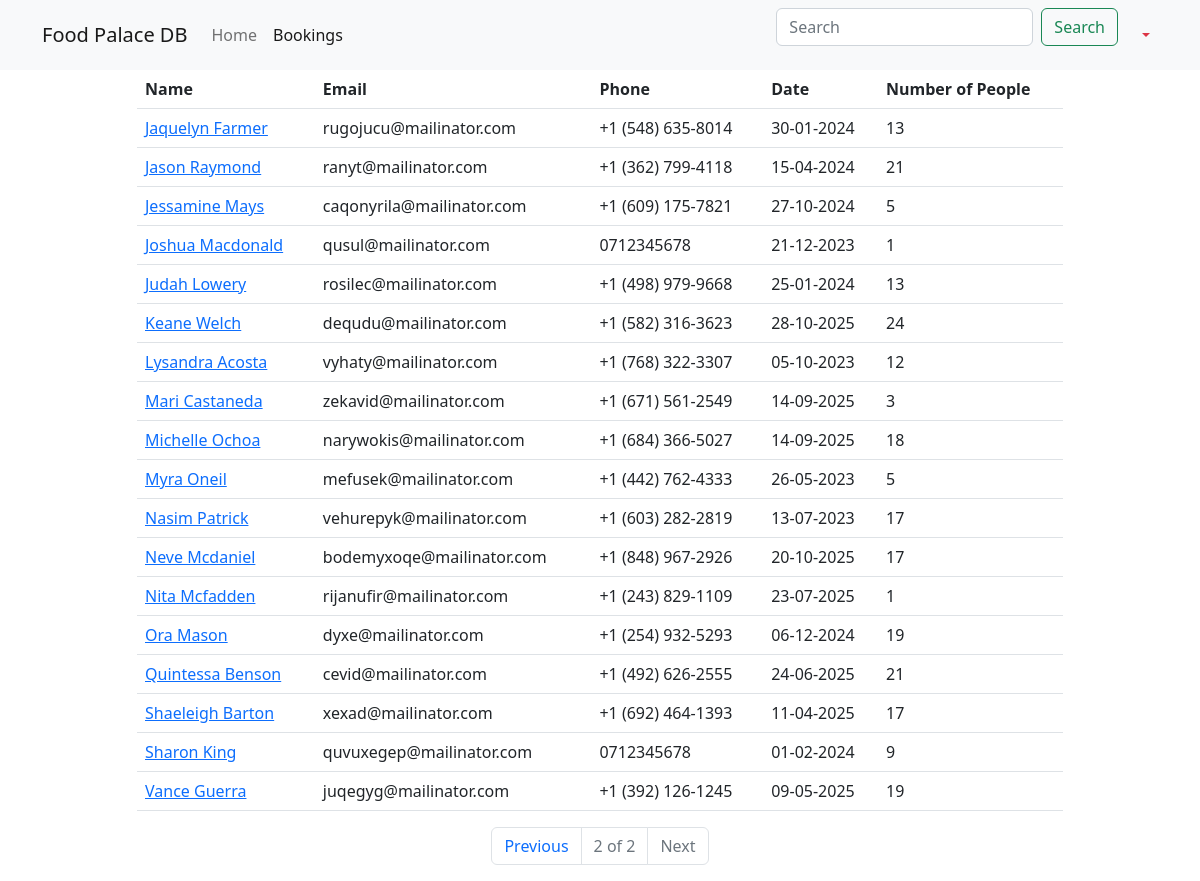
Screenshot of /bookings?page=2 with the database file from the repository.
### mainapp/models.py (models this page shows, shortened)
class Booking(models.Model):
    name = models.CharField(max_length=40)
    email = models.EmailField()
    phone = models.CharField(max_length=20)
    date = models.DateTimeField(null=True)
    number_of_people = models.IntegerField()
    message = models.TextField(max_length=50)
    class Meta:
        verbose_name = 'Guest'
        verbose_name_plural = 'Guests'
        ordering = ["name"]

### mainapp/views.py (the view)
# urls.py: path('bookings', views.all_bookings, name="all"),
def all_bookings(request):
    bookings = Booking.objects.all()
    paginator = Paginator(bookings, 20)
    page_number = request.GET.get("page")
    data = paginator.get_page(page_number)
    return render(request, "all_bookings.html", {"bookings": data})

### templates/all_bookings.html (shortened to what this page needs)
{% load humanize %}
<nav class="navbar sticky-top navbar-expand-lg bg-light">
  <div class="container" data-aos="fade-up">
    <a class="navbar-brand" href="{% url 'home' %}">Food Palace DB</a>
    <div class="collapse navbar-collapse" id="navbarTogglerDemo02">
      <ul class="navbar-nav me-auto mb-2 mb-lg-0">
        <li class="nav-item">
          <a class="nav-link  {% if "/" == request.path  %} active {% endif %}" aria-current="page" href="{% url 'home' %}">Home</a>
        </li>
        <li class="nav-item">
          <a class="nav-link  {% if "/bookings" == request.path  %} active {% endif %}" href="{% url 'all' %}">Bookings</a>
        </li>
      </ul>
      <form class="d-flex" role="search" method="get" action="{% url 'search' %}">
        <input class="form-control me-2" name="search_word" type="search" placeholder="Search" aria-label="Search">
        <button class="btn btn-outline-success" type="submit">Search</button>
      </form>
    <ul class="navbar-nav ms-3 mb-2 mb-lg-0">
        <li class="nav-item dropdown">
            <a class="nav-link dropdown-toggle text-danger" href="#" role="button" data-bs-toggle="dropdown">{{ user.first_name }}</a>
</li>
    </ul>
    </div>
  </div>
</nav>
<!doctype html>
<html lang="en">
<head>
    <link href="https://cdn.jsdelivr.net/npm/bootstrap@5.2.3/dist/css/bootstrap.min.css" rel="stylesheet">
</head>
<body>
</body>
</html>
{% block content %}
<div class="container">
        <div class="row justify-content-center">
            <div class="col-sm-10">
                <table class="table">
                    <thead>
                    <tr>
                        <th>Name</th>
                        <th>Email</th>
                        <th>Phone</th>
                        <th>Date</th>
                        <th>Number of People</th>
                    </tr>
                    </thead>
                    <tbody>
                    {% for booking in bookings %}
                        <tr>
                            <td>
                                <a href="/booking/{{ booking.id }}">{{ booking.name | title }}</a>
                            </td>
                            <td>{{ booking.email }}</td>
                            <td>{{ booking.phone}}</td>
                            <td>{{ booking.date | date:'d-m-Y' }}</td>
                            <td>{{ booking.number_of_people}}</td>
                        </tr>
                    {% endfor %}
                    </tbody>
                </table>
                <nav aria-label="Page navigation example">
                    <ul class="pagination justify-content-center">
                        {% if bookings.has_previous %}
                            <li class="page-item">
                                <a class="page-link" href='?page={{ bookings.previous_page_number }}'>Previous</a>
                            </li>
                        {% else %}
                            <li class="page-item disabled">
                                <a class="page-link" href='' tabindex="-1" aria-disabled="True">Previous</a>
                            </li>
                        {% endif %}
                            <li class="page-item disabled">
                                <a class="page-link" href='' tabindex="-1" aria-disabled="True">{{ bookings.number }} of {{ bookings.paginator.num_pages }}</a>
                            </li>
                        {% if bookings.has_next %}
                            <li class="page-item">
                                <a class="page-link" href='?page={{ bookings.next_page_number }}'>Next</a>
                            </li>
                        {% else %}
                            <li class="page-item disabled">
                                <a class="page-link" href='' tabindex="-1" aria-disabled="True">Next</a>
                            </li>
                        {% endif %}
                    </ul>
                </nav>
            </div>
        </div>
</div>
{% endblock %}

### rows the page displays
Booking: name "Jaquelyn Farmer", email "rugojucu@mailinator.com", phone "+1 (548) 635-8014", date "30-01-2024", number_of_people "13"
Booking: name "Jason Raymond", email "ranyt@mailinator.com", phone "+1 (362) 799-4118", date "15-04-2024", number_of_people "21"
Booking: name "Jessamine Mays", email "caqonyrila@mailinator.com", phone "+1 (609) 175-7821", date "27-10-2024", number_of_people "5"
Booking: name "Joshua Macdonald", email "qusul@mailinator.com", phone "0712345678", date "21-12-2023", number_of_people "1"
Booking: name "Judah Lowery", email "rosilec@mailinator.com", phone "+1 (498) 979-9668", date "25-01-2024", number_of_people "13"
Booking: name "Keane Welch", email "dequdu@mailinator.com", phone "+1 (582) 316-3623", date "28-10-2025", number_of_people "24"
Booking: name "Lysandra Acosta", email "vyhaty@mailinator.com", phone "+1 (768) 322-3307", date "05-10-2023", number_of_people "12"
Booking: name "Mari Castaneda", email "zekavid@mailinator.com", phone "+1 (671) 561-2549", date "14-09-2025", number_of_people "3"
Booking: name "Michelle Ochoa", email "narywokis@mailinator.com", phone "+1 (684) 366-5027", date "14-09-2025", number_of_people "18"
Booking: name "Myra Oneil", email "mefusek@mailinator.com", phone "+1 (442) 762-4333", date "26-05-2023", number_of_people "5"
Booking: name "Nasim Patrick", email "vehurepyk@mailinator.com", phone "+1 (603) 282-2819", date "13-07-2023", number_of_people "17"
Booking: name "Neve Mcdaniel", email "bodemyxoqe@mailinator.com", phone "+1 (848) 967-2926", date "20-10-2025", number_of_people "17"
Booking: name "Nita Mcfadden", email "rijanufir@mailinator.com", phone "+1 (243) 829-1109", date "23-07-2025", number_of_people "1"
Booking: name "Ora Mason", email "dyxe@mailinator.com", phone "+1 (254) 932-5293", date "06-12-2024", number_of_people "19"
Booking: name "Quintessa Benson", email "cevid@mailinator.com", phone "+1 (492) 626-2555", date "24-06-2025", number_of_people "21"
Booking: name "Shaeleigh Barton", email "xexad@mailinator.com", phone "+1 (692) 464-1393", date "11-04-2025", number_of_people "17"
Booking: name "Sharon King", email "quvuxegep@mailinator.com", phone "0712345678", date "01-02-2024", number_of_people "9"
Booking: name "Vance Guerra", email "juqegyg@mailinator.com", phone "+1 (392) 126-1245", date "09-05-2025", number_of_people "19"

### other values shown
{{ bookings.number }} "2"
{{ bookings.paginator.num_pages }} "2"
